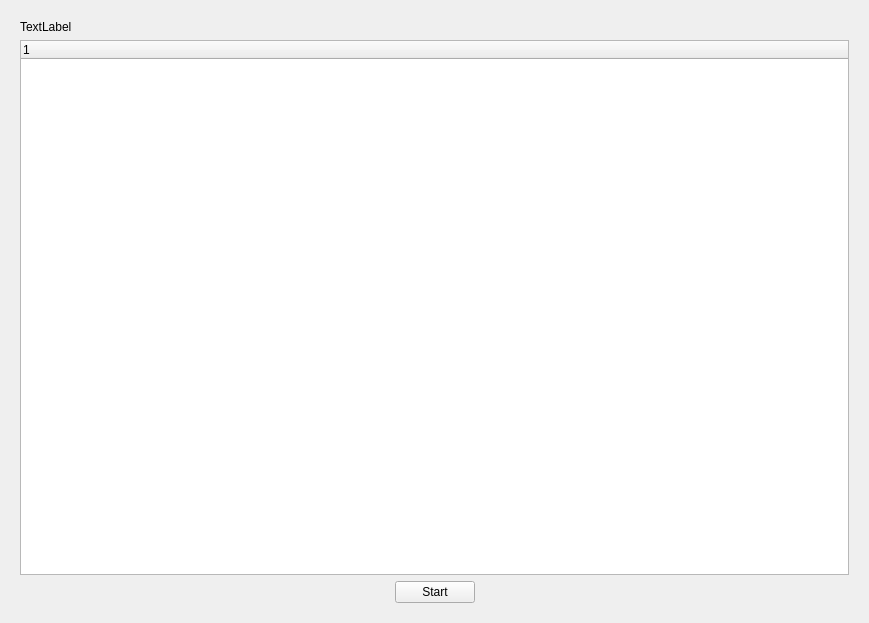
<?xml version="1.0" encoding="UTF-8"?>
<ui version="4.0">
 <class>RawWidget</class>
 <widget class="QWidget" name="RawWidget">
  <property name="geometry">
   <rect>
    <x>0</x>
    <y>0</y>
    <width>869</width>
    <height>623</height>
   </rect>
  </property>
  <property name="windowTitle">
   <string>Form</string>
  </property>
  <layout class="QVBoxLayout" name="verticalLayout">
   <item>
    <widget class="QStackedWidget" name="stackedWidget">
     <widget class="QWidget" name="page">
      <layout class="QVBoxLayout" name="verticalLayout_2">
       <item>
        <widget class="QLabel" name="label">
         <property name="text">
          <string>TextLabel</string>
         </property>
        </widget>
       </item>
       <item>
        <widget class="QTreeWidget" name="signatureTree">
         <column>
          <property name="text">
           <string notr="true">1</string>
          </property>
         </column>
        </widget>
       </item>
       <item>
        <layout class="QHBoxLayout" name="horizontalLayout">
         <item>
          <spacer name="horizontalSpacer">
           <property name="orientation">
            <enum>Qt::Horizontal</enum>
           </property>
           <property name="sizeHint" stdset="0">
            <size>
             <width>40</width>
             <height>20</height>
            </size>
           </property>
          </spacer>
         </item>
         <item>
          <widget class="QPushButton" name="pushButton">
           <property name="text">
            <string>Start</string>
           </property>
          </widget>
         </item>
         <item>
          <spacer name="horizontalSpacer_2">
           <property name="orientation">
            <enum>Qt::Horizontal</enum>
           </property>
           <property name="sizeHint" stdset="0">
            <size>
             <width>40</width>
             <height>20</height>
            </size>
           </property>
          </spacer>
         </item>
        </layout>
       </item>
      </layout>
     </widget>
     <widget class="QWidget" name="page_2"/>
    </widget>
   </item>
  </layout>
 </widget>
 <resources/>
 <connections/>
</ui>
